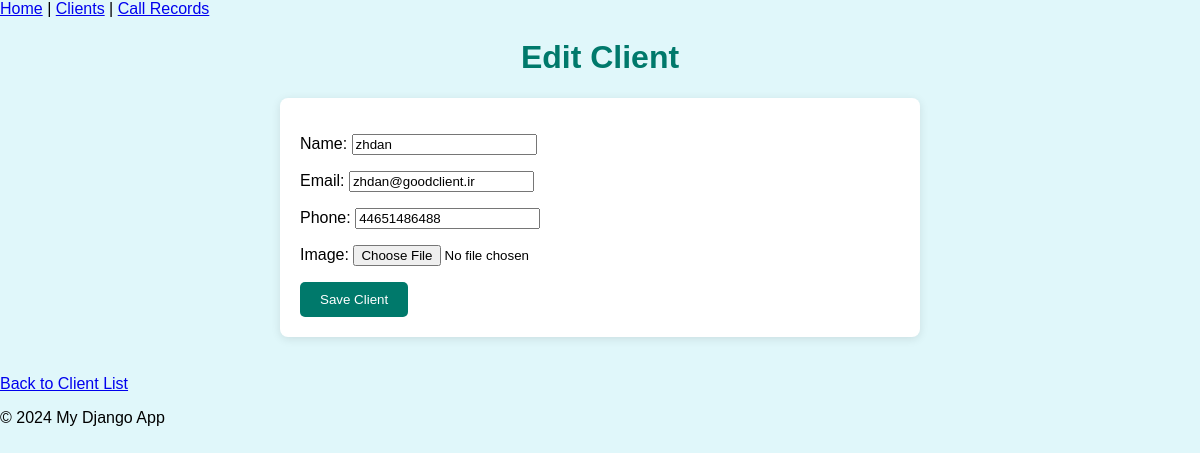
The page /clients/1/edit/ on the database its author committed.
### configurations/models.py (models this page shows, shortened)
class Client(models.Model):
    name = models.CharField(max_length=55)
    email = models.EmailField(unique=True)
    phone = models.CharField(max_length=20)
    image = models.ImageField(upload_to='client_images/', blank=True, null=True)

### configurations/views.py (the view)
# urls.py: path('clients/<int:pk>/edit/', edit_client, name='edit_client'),
def edit_client(request, pk):
    client = get_object_or_404(Client, pk=pk)
    if request.method == "POST":
        form = ClientForm(request.POST, request.FILES, instance=client)
        if form.is_valid():
            form.save()
            return redirect('client_list')
    else:
        form=ClientForm(instance=client)
    return render(request, 'configurations/edit_client.html', {'form':form})

### configurations/forms.py
class ClientForm(forms.ModelForm):
    class Meta:
        model = Client
        fields = ['name','email','phone', 'image']
    phone = forms.CharField(widget=forms.TextInput(attrs={'placeholder': 'Enter phone number'}))

### configurations/templates/configurations/edit_client.html (shortened to what this page needs)
{% extends 'base.html' %}
{% block content %}
<h1>Edit Client</h1>
<form method="post" enctype="multipart/form-data">
    {{ form.as_p }}
    <button type="submit">Save Client</button>
</form>
<br>
<a href="{% url 'client_list' %}">Back to Client List</a>
{% endblock %}

### static/css/styles.css (style rules this page uses)
body { font-family: Arial, sans-serif; margin: 0; padding: 0; background-color: #e0f7fa; }
h1 { color: #00796b; text-align: center; }
form { max-width: 600px; margin: 20px auto; padding: 20px; background-color: #ffffff; border-radius: 8px; box-shadow: 0 2px 10px rgba(0, 0, 0, 0.1); }
button { background-color: #00796b; color: white; border: none; padding: 10px 20px; border-radius: 5px; cursor: pointer; }

### rows shown on the page
Client: name "zhdan", email "zhdan@goodclient.ir", phone "44651486488"
